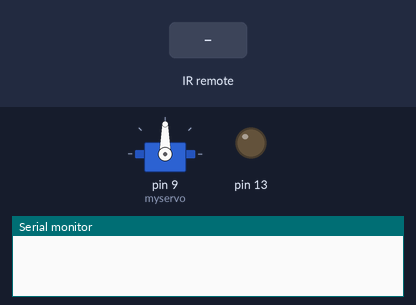
Recording of a sketch running on a simulated Arduino Uno, built with avr-gcc and run on an emulated ATmega328P. Shown: servo, output pins drawn as LEDs (lit = HIGH), the last lines printed to the serial monitor. The test bench sets the inputs (shaded band).

Above: at 1.2 s.
1.3 s: infrared code 0x1B197C96 received
At 1.47 s:
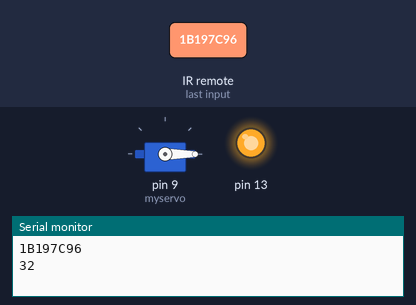
At 3.6 s:
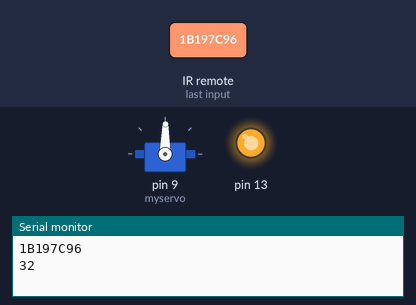
Timing chart, 0 to 5.3 s (numbered marks = the images above; inputs shaded):
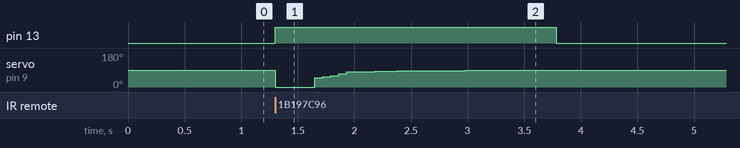

The sketch:

spinny_can.ino
```cpp
#include <IRremote.h> // Includes IR Remote Library
#include <Servo.h>

Servo myservo;

int RECV_PIN = 2;

int pos = 0;

IRrecv irrecv(RECV_PIN);

decode_results results;

void setup()
{
  pinMode(13, OUTPUT);
  myservo.attach(9);
  Serial.begin(9600);
  irrecv.enableIRIn(); // Start the receiver
  myservo.write(90);
}

void loop() {
  if (irrecv.decode(&results)) {
    Serial.println(results.value, HEX);
    Serial.println(results.bits);
    if(results.value == 0x1B197C96) //If this code is recieved
    {                          //RUN THIS - PUT CODE TO EXECUTED ON
                               //SHOT HERE
       digitalWrite(13, HIGH);
       myservo.write(0);
       delay(350);
       myservo.write(50);
       delay(70);
       myservo.write(55);
       delay(70);
       myservo.write(60);
       delay(70);
       myservo.write(70);
       delay(70);
       myservo.write(80);
       delay(50);
       myservo.write(81);
       delay(100);
       myservo.write(82);
       delay(100);
       myservo.write(83);
       delay(100);
       myservo.write(84);
       delay(100);
       myservo.write(85);
       delay(100);
       myservo.write(86);
       delay(200);
       myservo.write(87);
       delay(300);
       myservo.write(88);
       delay(300);
       myservo.write(89);
       delay(500);
       myservo.write(90);
       digitalWrite(13, LOW);
    }
    irrecv.resume(); //receive the next value
  }
}
```

Measured:
- after the input at 1.3 s, pin 13: LOW → HIGH at once, → LOW 2.5 s later
